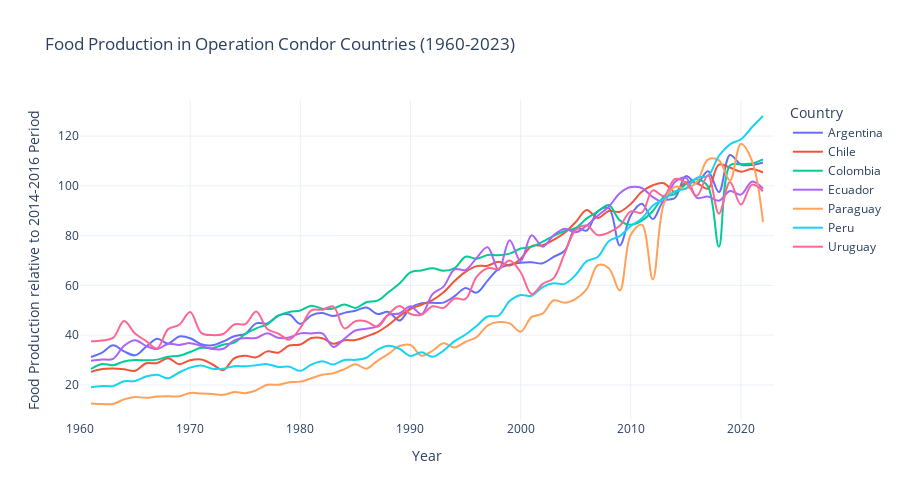

The notebook cell this image was saved under:
### Markdown cell above
Population growth in Operation Condor countries during the dictatorship period (roughly 1960-1990) and for 30 years afterwards did not appear to follow the Malthusian theory: growth appears roughly linear, instead of exponential, as expected by his hypothesis. While the population is growing in nearly every country, it is not in a linear manner.

### Code cell
# Changes in agricultural food supply
# Note that this code uses the Condor countries as defined above.

# Pull out food production as a variable of interest
food_var = {"AG.PRD.FOOD.XD":"Food_Production"}

# Create figure
food_data = wbdata.get_dataframe(food_var, country=condor_countries, parse_dates=True).squeeze().unstack('country')

fig_food_data = food_data.plot(title="Food Production in Operation Condor Countries (1960-2023)",
                    labels={"index": "Year", "value": "Total Population", "variable": "Country"},
                    template="plotly_white",
                    line_shape="spline")

fig_food_data.update_layout(xaxis_title="Year", yaxis_title="Food Production relative to 2014-2016 Period", legend_title="Country", width=900, height=500)
fig_food_data.show()
